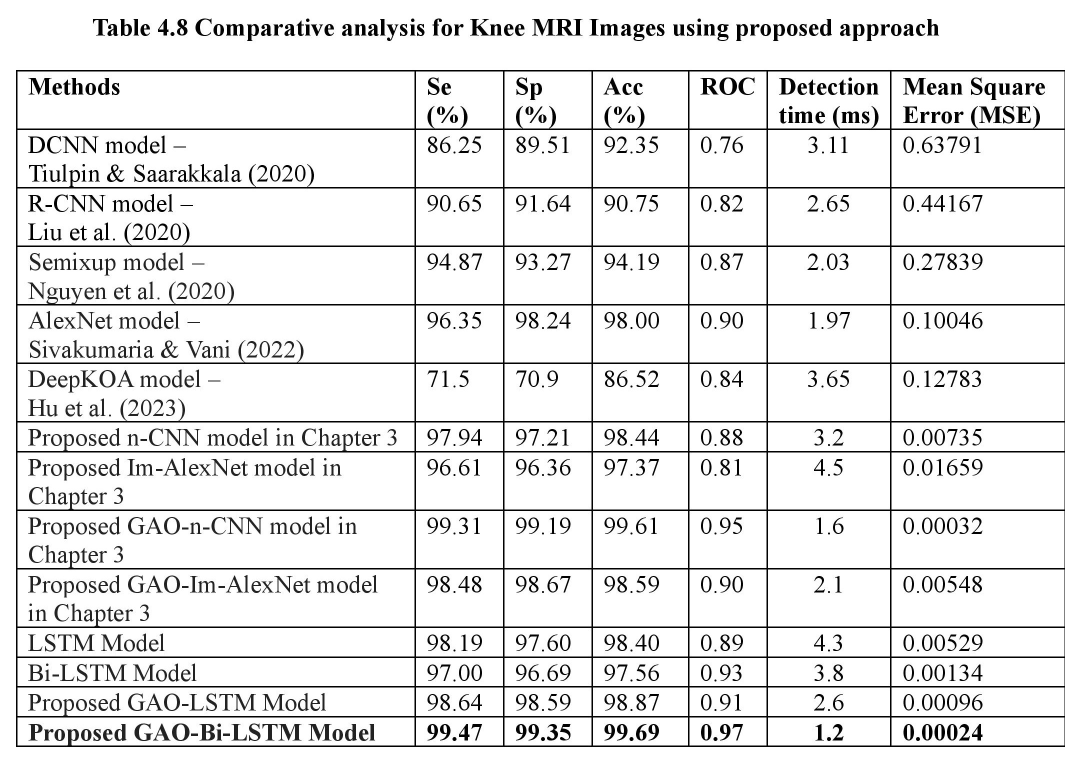
%> input picture Comparitive analysis.jpg, 2130 x 1513 px (shown at 1/2 size)
$ octave --eval "result = GetFeatures(imread('Comparitive analysis.jpg'));"   (GNU Octave 9; MATLAB toolbox functions it lacks are replaced by stand-ins)
%> lines starting %> are read from the running program, lines starting %| are printed output that depends on the picture
### ltp.m
function [ltpImg1 ltpImg2] = ltp(img)

[row col] = size(img);
ltpImg1 = zeros(size(img));
ltpImg2 = zeros(size(img));

t = 5;

H = [8 4 2;
    16 0 1;
    32 64 128];


for r= 2:row-1
    for c = 2:col-1

        W = img(r-1:r+1, c-1:c+1);
        %W = W>=W(2,2);
        gc = W(2,2);

        t1 = gc+t;
        t2 = gc-t;

        B = zeros(size(W));

        for p = 1:3
            for q = 1:3
                if(p==2 && q==2)
                    continue;
                else
                    if(W(p,q)>=t1)
                        B(p,q) = 1;
                    else
                        if(W(p,q)<=t2)
                            B(p,q) = -1;
                        end
                    end
                end
            end
        end


        B1 = B;
        B1(find(B1==-1)) = 0;

        B2 = B;
        B2(find(B1==1)) = 0;
        B2 = B2*-1;


        decV1 = sum(sum(H.*B1));
        decV2 = sum(sum(H.*B2));


        ltpImg1(r,c) = decV1;
        ltpImg2(r,c) = decV2;

    end
end


### GLCM_Features.m
function [out] = GLCM_Features(glcmin,pairs)
warning off;

% If 'pairs' not entered: set pairs to 0
if ((nargin > 2) || (nargin == 0))
   error('Too many or too few input arguments. Enter GLCM and pairs.');
elseif ( (nargin == 2) )
    if ((size(glcmin,1) <= 1) || (size(glcmin,2) <= 1))
       error('The GLCM should be a 2-D or 3-D matrix.');
    elseif ( size(glcmin,1) ~= size(glcmin,2) )
        error('Each GLCM should be square with NumLevels rows and NumLevels cols');
    end
elseif (nargin == 1) % only GLCM is entered
    pairs = 0; % default is numbers and input 1 for percentage
    if ((size(glcmin,1) <= 1) || (size(glcmin,2) <= 1))
       error('The GLCM should be a 2-D or 3-D matrix.');
    elseif ( size(glcmin,1) ~= size(glcmin,2) )
       error('Each GLCM should be square with NumLevels rows and NumLevels cols');
    end
end


format long e
if (pairs == 1)
    newn = 1;
    for nglcm = 1:2:size(glcmin,3)
        glcm(:,:,newn)  = glcmin(:,:,nglcm) + glcmin(:,:,nglcm+1);
        newn = newn + 1;
    end
elseif (pairs == 0)
    glcm = glcmin;
end

size_glcm_1 = size(glcm,1);
size_glcm_2 = size(glcm,2);
size_glcm_3 = size(glcm,3);

% checked
out.autoc = zeros(1,size_glcm_3); % Autocorrelation: [2]
out.contr = zeros(1,size_glcm_3); % Contrast: matlab/[1,2]
out.corrm = zeros(1,size_glcm_3); % Correlation: matlab
out.corrp = zeros(1,size_glcm_3); % Correlation: [1,2]
out.cprom = zeros(1,size_glcm_3); % Cluster Prominence: [2]
out.cshad = zeros(1,size_glcm_3); % Cluster Shade: [2]
out.dissi = zeros(1,size_glcm_3); % Dissimilarity: [2]
out.energ = zeros(1,size_glcm_3); % Energy: matlab / [1,2]
out.entro = zeros(1,size_glcm_3); % Entropy: [2]
out.homom = zeros(1,size_glcm_3); % Homogeneity: matlab
out.homop = zeros(1,size_glcm_3); % Homogeneity: [2]
out.maxpr = zeros(1,size_glcm_3); % Maximum probability: [2]

out.sosvh = zeros(1,size_glcm_3); % Sum of sqaures: Variance [1]
out.savgh = zeros(1,size_glcm_3); % Sum average [1]
out.svarh = zeros(1,size_glcm_3); % Sum variance [1]
out.senth = zeros(1,size_glcm_3); % Sum entropy [1]
out.dvarh = zeros(1,size_glcm_3); % Difference variance [4]
%out.dvarh2 = zeros(1,size_glcm_3); % Difference variance [1]
out.denth = zeros(1,size_glcm_3); % Difference entropy [1]
out.inf1h = zeros(1,size_glcm_3); % Information measure of correlation1 [1]
out.inf2h = zeros(1,size_glcm_3); % Informaiton measure of correlation2 [1]
%out.mxcch = zeros(1,size_glcm_3);% maximal correlation coefficient [1]
%out.invdc = zeros(1,size_glcm_3);% Inverse difference (INV) is homom [3]
out.indnc = zeros(1,size_glcm_3); % Inverse difference normalized (INN) [3]
out.idmnc = zeros(1,size_glcm_3); % Inverse difference moment normalized [3]

% correlation with alternate definition of u and s
%out.corrm2 = zeros(1,size_glcm_3); % Correlation: matlab
%out.corrp2 = zeros(1,size_glcm_3); % Correlation: [1,2]

glcm_sum  = zeros(size_glcm_3,1);
glcm_mean = zeros(size_glcm_3,1);
glcm_var  = zeros(size_glcm_3,1);

% http://www.fp.ucalgary.ca/mhallbey/glcm_mean.htm confuses the range of
% i and j used in calculating the means and standard deviations.
% As of now I am not sure if the range of i and j should be [1:Ng] or
% [0:Ng-1]. I am working on obtaining the values of mean and std that get
% the values of correlation that are provided by matlab.
u_x = zeros(size_glcm_3,1);
u_y = zeros(size_glcm_3,1);
s_x = zeros(size_glcm_3,1);
s_y = zeros(size_glcm_3,1);

% [7 lines of commented-out code are left out]
p_x = zeros(size_glcm_1,size_glcm_3); % Ng x #glcms[1]
p_y = zeros(size_glcm_2,size_glcm_3); % Ng x #glcms[1]
p_xplusy = zeros((size_glcm_1*2 - 1),size_glcm_3); %[1]
p_xminusy = zeros((size_glcm_1),size_glcm_3); %[1]
% checked hxy hxy1 hxy2 hx hy
hxy  = zeros(size_glcm_3,1);
hxy1 = zeros(size_glcm_3,1);
hx   = zeros(size_glcm_3,1);
hy   = zeros(size_glcm_3,1);
hxy2 = zeros(size_glcm_3,1);

%Q    = zeros(size(glcm));

for k = 1:size_glcm_3 % number glcms

    glcm_sum(k) = sum(sum(glcm(:,:,k)));
    glcm(:,:,k) = glcm(:,:,k)./glcm_sum(k); % Normalize each glcm
    glcm_mean(k) = mean2(glcm(:,:,k)); % compute mean after norm
    glcm_var(k)  = (std2(glcm(:,:,k)))^2;

    for i = 1:size_glcm_1

        for j = 1:size_glcm_2

            out.contr(k) = out.contr(k) + (abs(i - j))^2.*glcm(i,j,k);
            out.dissi(k) = out.dissi(k) + (abs(i - j)*glcm(i,j,k));
            out.energ(k) = out.energ(k) + (glcm(i,j,k).^2);
            out.entro(k) = out.entro(k) - (glcm(i,j,k)*log(glcm(i,j,k) + eps));
            out.homom(k) = out.homom(k) + (glcm(i,j,k)/( 1 + abs(i-j) ));
            out.homop(k) = out.homop(k) + (glcm(i,j,k)/( 1 + (i - j)^2));
            % [1] explains sum of squares variance with a mean value;
            % the exact definition for mean has not been provided in
            % the reference: I use the mean of the entire normalized glcm
            out.sosvh(k) = out.sosvh(k) + glcm(i,j,k)*((i - glcm_mean(k))^2);

            %out.invdc(k) = out.homom(k);
            out.indnc(k) = out.indnc(k) + (glcm(i,j,k)/( 1 + (abs(i-j)/size_glcm_1) ));
            out.idmnc(k) = out.idmnc(k) + (glcm(i,j,k)/( 1 + ((i - j)/size_glcm_1)^2));
            u_x(k)          = u_x(k) + (i)*glcm(i,j,k); % changed 10/26/08
            u_y(k)          = u_y(k) + (j)*glcm(i,j,k); % changed 10/26/08
            % code requires that Nx = Ny
            % the values of the grey levels range from 1 to (Ng)
        end

    end
    out.maxpr(k) = max(max(glcm(:,:,k)));
end
% glcms have been normalized:
% The contrast has been computed for each glcm in the 3D matrix
% (tested) gives similar results to the matlab function

for k = 1:size_glcm_3

    for i = 1:size_glcm_1

        for j = 1:size_glcm_2
            p_x(i,k) = p_x(i,k) + glcm(i,j,k);
            p_y(i,k) = p_y(i,k) + glcm(j,i,k); % taking i for j and j for i
            if (ismember((i + j),[2:2*size_glcm_1]))
                p_xplusy((i+j)-1,k) = p_xplusy((i+j)-1,k) + glcm(i,j,k);
            end
            if (ismember(abs(i-j),[0:(size_glcm_1-1)]))
                p_xminusy((abs(i-j))+1,k) = p_xminusy((abs(i-j))+1,k) +...
                    glcm(i,j,k);
            end
        end
    end

% [6 lines of commented-out code are left out]

end

% marginal probabilities are now available [1]
% p_xminusy has +1 in index for matlab (no 0 index)
% computing sum average, sum variance and sum entropy:
for k = 1:(size_glcm_3)

    for i = 1:(2*(size_glcm_1)-1)
        out.savgh(k) = out.savgh(k) + (i+1)*p_xplusy(i,k);
        % the summation for savgh is for i from 2 to 2*Ng hence (i+1)
        out.senth(k) = out.senth(k) - (p_xplusy(i,k)*log(p_xplusy(i,k) + eps));
    end

end
% compute sum variance with the help of sum entropy
for k = 1:(size_glcm_3)

    for i = 1:(2*(size_glcm_1)-1)
        out.svarh(k) = out.svarh(k) + (((i+1) - out.senth(k))^2)*p_xplusy(i,k);
        % the summation for savgh is for i from 2 to 2*Ng hence (i+1)
    end

end
% compute difference variance, difference entropy,
for k = 1:size_glcm_3
% out.dvarh2(k) = var(p_xminusy(:,k));
% but using the formula in
% http://murphylab.web.cmu.edu/publications/boland/boland_node26.html
% we have for dvarh
    for i = 0:(size_glcm_1-1)
        out.denth(k) = out.denth(k) - (p_xminusy(i+1,k)*log(p_xminusy(i+1,k) + eps));
        out.dvarh(k) = out.dvarh(k) + (i^2)*p_xminusy(i+1,k);
    end
end

% compute information measure of correlation(1,2) [1]
for k = 1:size_glcm_3
    hxy(k) = out.entro(k);
    for i = 1:size_glcm_1

        for j = 1:size_glcm_2
            hxy1(k) = hxy1(k) - (glcm(i,j,k)*log(p_x(i,k)*p_y(j,k) + eps));
            hxy2(k) = hxy2(k) - (p_x(i,k)*p_y(j,k)*log(p_x(i,k)*p_y(j,k) + eps));
%             for Qind = 1:(size_glcm_1)
%                 Q(i,j,k) = Q(i,j,k) +...
%                     ( glcm(i,Qind,k)*glcm(j,Qind,k) / (p_x(i,k)*p_y(Qind,k)) );
%             end
        end
        hx(k) = hx(k) - (p_x(i,k)*log(p_x(i,k) + eps));
        hy(k) = hy(k) - (p_y(i,k)*log(p_y(i,k) + eps));
    end
    out.inf1h(k) = ( hxy(k) - hxy1(k) ) / ( max([hx(k),hy(k)]) );
    out.inf2h(k) = ( 1 - exp( -2*( hxy2(k) - hxy(k) ) ) )^0.5;
end

corm = zeros(size_glcm_3,1);
corp = zeros(size_glcm_3,1);
for k = 1:size_glcm_3
    for i = 1:size_glcm_1
        for j = 1:size_glcm_2
            s_x(k)  = s_x(k)  + (((i) - u_x(k))^2)*glcm(i,j,k);
            s_y(k)  = s_y(k)  + (((j) - u_y(k))^2)*glcm(i,j,k);
            corp(k) = corp(k) + ((i)*(j)*glcm(i,j,k));
            corm(k) = corm(k) + (((i) - u_x(k))*((j) - u_y(k))*glcm(i,j,k));
            out.cprom(k) = out.cprom(k) + (((i + j - u_x(k) - u_y(k))^4)*...
                glcm(i,j,k));
            out.cshad(k) = out.cshad(k) + (((i + j - u_x(k) - u_y(k))^3)*...
                glcm(i,j,k));
        end
    end
    s_x(k) = s_x(k) ^ 0.5;
    s_y(k) = s_y(k) ^ 0.5;
    out.autoc(k) = corp(k);
    out.corrp(k) = (corp(k) - u_x(k)*u_y(k))/(s_x(k)*s_y(k));
    out.corrm(k) = corm(k) / (s_x(k)*s_y(k));
end

### GetFeatures.m
function [mamFeat glcmFeat_feat] = GetFeatures(I)
warning off;

[row col nch] = size(I);
if(nch>1)
    I = rgb2gray(I);
end
I = imresize(I,[256 256]);
[row col nch] = size(I);

% Local Trinary Pattern
[ltpImg1 ltpImg2] = ltp(I);
ltpImages{1,1} = ltpImg1;
ltpImages{1,2} = ltpImg2;
h = waitbar(0, 'Computing gray level Features......');
%gray level features
I = double(I);
blksz = 9;
newsz = (blksz - 1)/2;
[row col] = size(I);
rown = row+(2*newsz);
coln = col+(2*newsz);
B = zeros([rown coln]);
B(newsz+1:rown-newsz,newsz+1:coln-newsz) = I(1:end,1:end);
f1 = zeros(size(I));
f2 = f1;
f3 = f1;
f4 = f1;
f5 = f1;
s = 1;
for r = newsz+1:rown-newsz
    t = 1;
    for c = newsz+1:coln-newsz
        W = B(r-newsz:r+newsz, c-newsz:c+newsz);
        f1(s,t) = I(s,t) - min(W(:));
        f2(s,t) = max(W(:)) - I(s,t);
        f3(s,t) = abs(I(s,t) - mean2(W));
        f4(s,t) = std(W(:));
        f5(s,t) = I(s,t);
        t = t+1;
    end
    s = s+1;
    waitbar(r/(rown-newsz));
end
close(h);
% Wavelet Features
[LL1 LH1 HL1 HH1] = dwt2(I,'db4','mode','per');
waveFeat = [sum(LH1.^2) sum(HL1.^2) sum(HH1.^2)];
[LL2 LH2 HL2 HH2] = dwt2(LL1,'db4','mode','per');
[LL3 LH3 HL3 HH3] = dwt2(LL2,'db4','mode','per');
glcmFeat = GLCM_Features(double(I));
glcmFeat_feat = glcmFeat;
LL2 = [LL3 LH3;HL3 HH3];
LL1 = [LL2 LH2;HL2 HH2];
recI = [LL1 LH1;HL1 HH1];

LL2(1:size(LL3,1),1:size(LL3,2)) = LL3(:,:);
sprintf('GLCM Features\n')
glcmFeat
glcmFeat = cell2mat(struct2cell(glcmFeat));
% Laws Texture Energy Features
[egy1 egy2] = LawsTextureMeasures(I);
mamFeat = [waveFeat';glcmFeat;egy1;egy2];
[mif1 mif2] = getMomentInvariantFeatures(I);
retImgs = {ltpImg1,ltpImg2,recI};
%> after the loop in ltp, `for r= 2:row-1`:
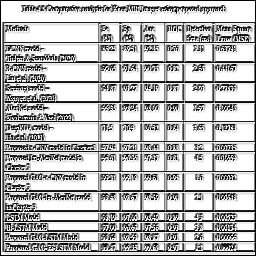
%> ltpImg1: size 256x256 double; min 0, max 255, mean 183.2
%> after the loop in ltp, `for r= 2:row-1`:
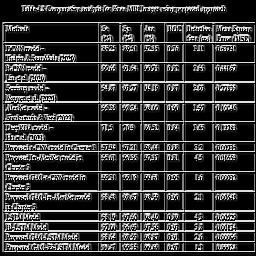
%> ltpImg2: size 256x256 double; min 0, max 255, mean 57.1
%> after the loop in ltp, `for r= 2:row-1`: B = [-1 -1 -1; 1 0 1; 1 1 1]; B1 = [0 0 0; 1 0 1; 1 1 1]; B2 = [1 1 1; 0 0 0; 0 0 0]
%> after the loop in GetFeatures, `for r = newsz+1:rown-newsz`:
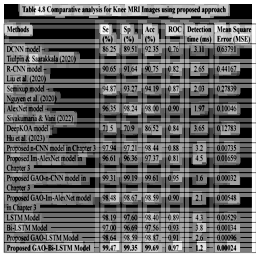
%> f1: size 256x256 double; min 0, max 255, mean 106.2
%> after the loop in GetFeatures, `for r = newsz+1:rown-newsz`:
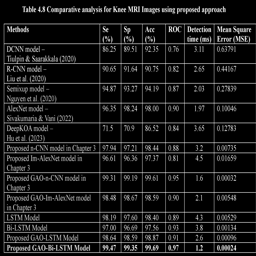
%> f2: size 256x256 double; min 0, max 248, mean 25.2
%> after the loop in GetFeatures, `for r = newsz+1:rown-newsz`:
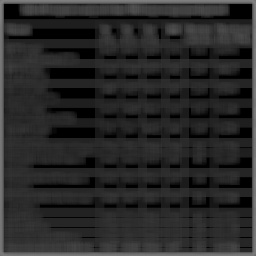
%> f4: size 256x256 double; min 0, max 128.3, mean 40.4
%> after the loop in GetFeatures, `for r = newsz+1:rown-newsz`: s = 257
%> in GetFeatures, `[LL1 LH1 HL1 HH1] = dwt2(I,'db4','mode','per');`:
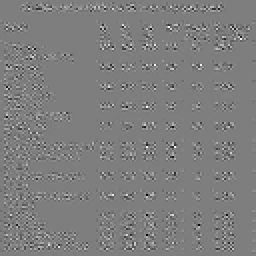
%> HH1: size 128x128 double (shown 2 times larger); min -109.1, max 111.1, mean 0.1; drawn with min black and max white
%> in GetFeatures, `waveFeat = [sum(LH1.^2) sum(HL1.^2) sum(HH1.^2)];`: waveFeat = 384 values, max 842190 at index 210, min 288.1 at index 337, mean 123810.4
%> in GetFeatures, `[LL3 LH3 HL3 HH3] = dwt2(LL2,'db4','mode','per');`:
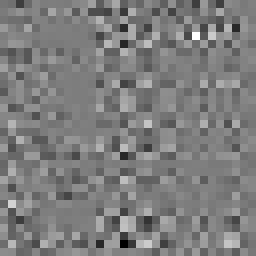
%> HH3: size 32x32 double (shown 8 times larger); min -201.7, max 206.4, mean -1.2; drawn with min black and max white
%> after the loop in GLCM_Features, `for k = 1:size_glcm_3`: out = {autoc 0, contr 10752.6, corrm 0, corrp 0, cprom 0, cshad 0}
%> (the run ends here)
